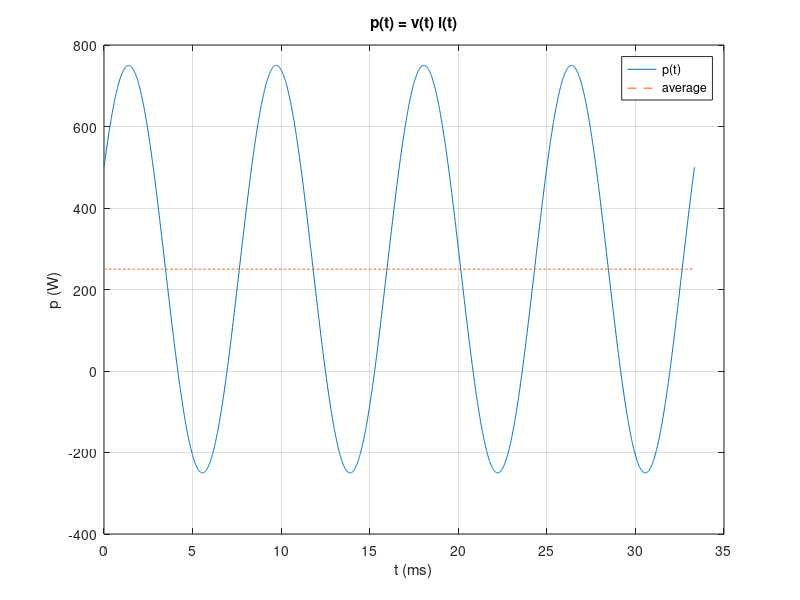

This chart was generated by the following MATLAB code:
% Circuits 1 — Instantaneous Power
%title: Instantaneous Power p(t) = v(t) i(t)
%ar-title: القدرة اللحظية
%lesson: c1-power-1
%course: circuits-1

%% The formula
%ar: p(t) = (VmIm/2) cos(θv − θi) + (VmIm/2) cos(2ωt + θv + θi). المثال: v = 100 cos(377t)، i = 10 cos(377t − 60°).
Vm = 100; Im = 10; w = 377; tv = 0; ti = -60;
A = Vm*Im/2; P = A*cosd(tv - ti);
fprintf('p(t) = %g + %g cos(%g t %+g deg) W\n', P, A, 2*w, tv + ti)
fprintf('max %g W, min %g W\n', P + A, P - A)
%check: abs(P - 250) < 1e-9 && abs(P + A - 750) < 1e-9

%% Multiply the waveforms point by point
%ar: نتحقق بضرب v(t) و i(t) عدديًا: القيمة المتوسطة 250 W، والقدرة سالبة جزءًا من الدورة (الحمل يعيد طاقة للمصدر).
t = linspace(0, 2*2*pi/w, 2000);
v = Vm*cos(w*t + tv*pi/180); i = Im*cos(w*t + ti*pi/180); p = v.*i;
plot(t*1e3, p, t*1e3, P*ones(size(t)), '--'); grid on; xlabel('t (ms)'); ylabel('p (W)'); title('p(t) = v(t) i(t)')
legend('p(t)', 'average'); 
fprintf('numerical average over one period = %.2f W\n', mean(p(1:1000)))
%check: abs(mean(p(1:1000)) - 250) < 0.5

%%! Project idea: energy delivered in one period
%ar: مشروع: الطاقة المنقولة في دورة واحدة = تكامل p(t)، و = P × T. احسبها بـ trapz وقارن. ثم غيّر زاوية التيار من 0 إلى 90° وارسم P: تنزل إلى الصفر.
T = 2*pi/w; tt = linspace(0, T, 2001);
E = trapz(tt, Vm*cos(w*tt).*Im.*cos(w*tt - pi/3));
fprintf('energy per period = %.4f J, P*T = %.4f J\n', E, P*T)
%check: abs(E - P*T) < 1e-6
